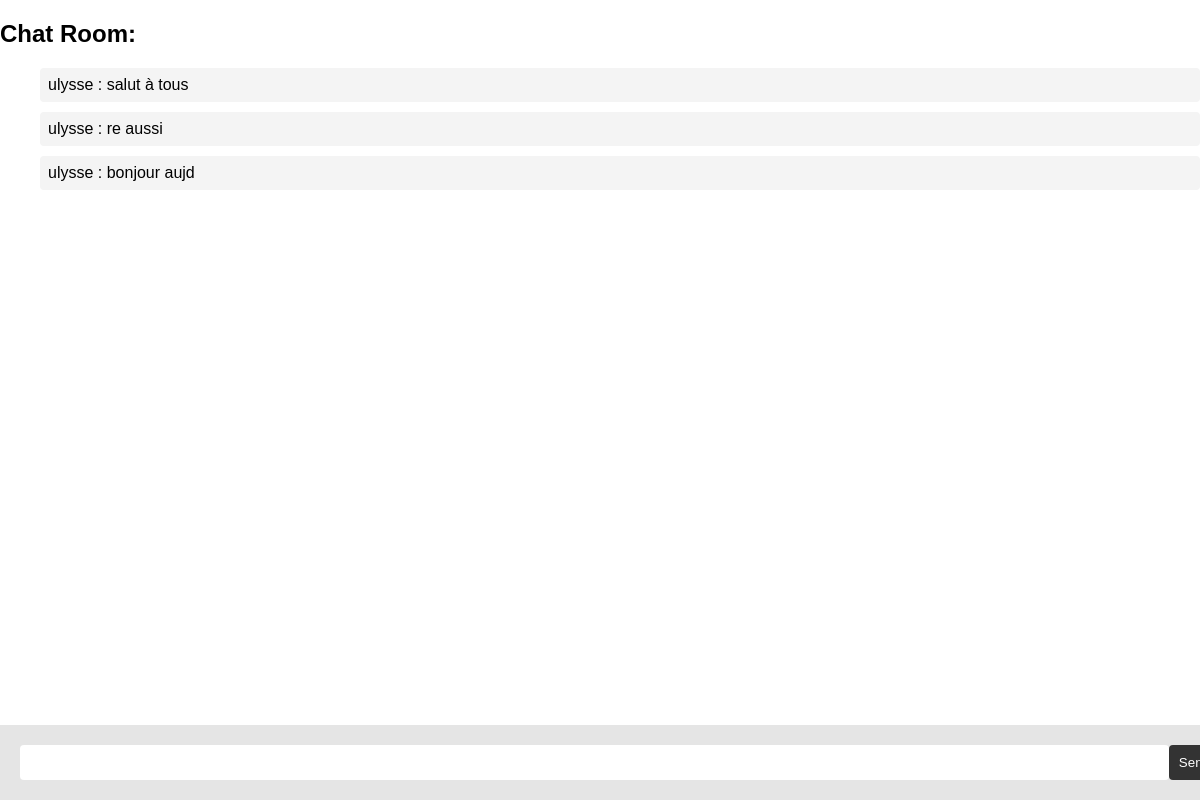
Page /chat/4 (signed in) on the earlier database version.
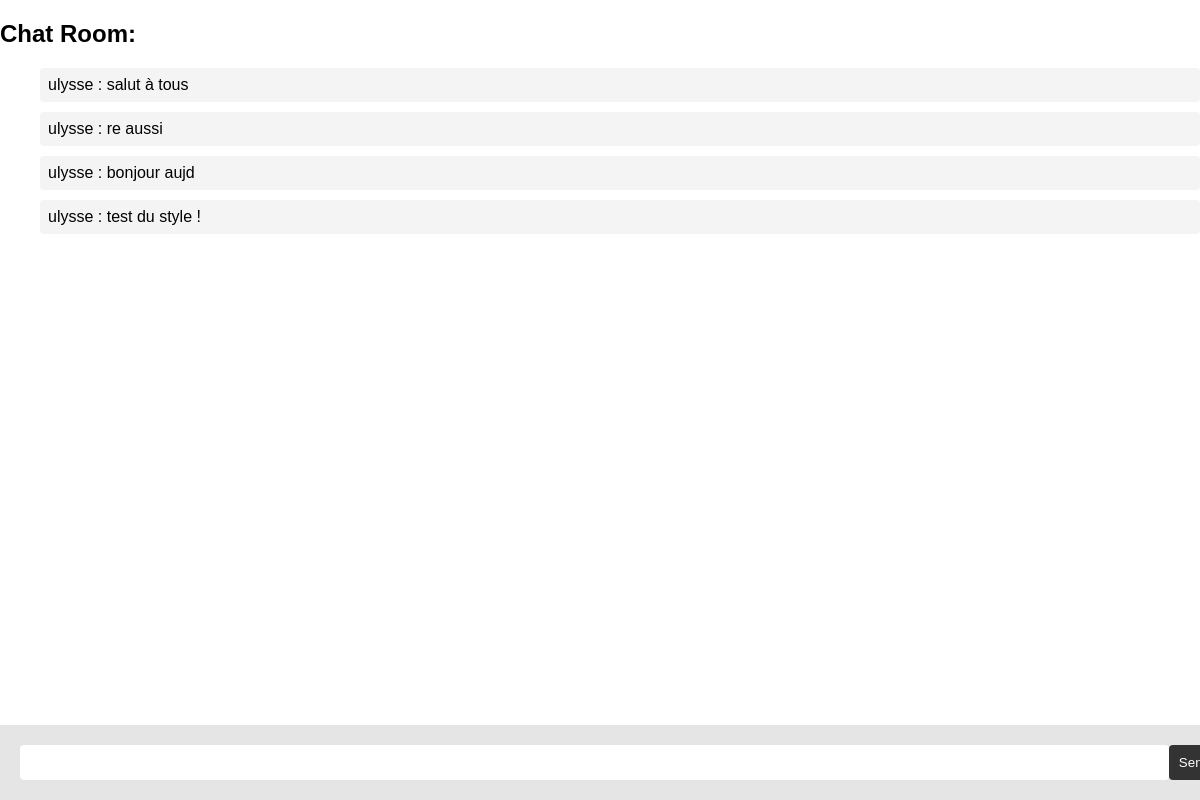
Same page on the later database version.
### app/models/Message.py (models this page shows, shortened)
class Message(db.Model):
    id = db.Column(db.Integer, primary_key=True)
    content = db.Column(db.Text)
    room_id = db.Column(db.Integer, db.ForeignKey('room.id'), nullable=False)
    user_id = db.Column(db.Integer, db.ForeignKey('user.id'), nullable=False)
    user = db.relationship('User', backref=db.backref('messages', lazy=True))
    timestamp = db.Column(db.DateTime, default=datetime.utcnow)

### app/models/User.py (models this page shows, shortened)
class User(db.Model):
    id = db.Column(db.Integer, primary_key=True)
    username = db.Column(db.String(80), unique=True, nullable=False)
    password_hash = db.Column(db.String(128), nullable=False)
    rooms = db.relationship('Room', secondary='users_rooms', backref=db.backref('users', lazy=True))

### app/chat/routes.py (the view)
@bp.route('/chat/<int:room_id>', methods=['GET', 'POST'])
def chat(room_id):
    if not session.get('username'):
        return redirect(url_for('users.login'))
    username = session['username']
    messages = Message.query.filter_by(room_id=room_id).order_by(Message.timestamp.asc()).all()
    return render_template('chat.html', room_id=room_id, username=username, messages=messages)

### app/templates/chat.html (shortened to what this page needs)
<!DOCTYPE html>
<html>
<head>
    <link rel="stylesheet" type="text/css" href="{{ url_for('static', filename='css/styles.css') }}">
</head>
<body>
    <h2>Chat Room: {{ room }}</h2>
    <ul id="messages">
        {% for message in messages %}
        <li>{{ message.user.username }} : {{ message.content }}</li>
        {% endfor %}
    </ul>
    <form id="form" action="">
        <input id="input" autocomplete="off"><button>Send</button>
    </form>
</body>
</html>

### app/static/css/styles.css (style rules this page uses)
body { font-family: Arial, sans-serif; padding: 0; margin: 0; }
ul { list-style-type: none; }
li { padding: 8px; margin-bottom: 10px; background: #f4f4f4; border-radius: 4px; }
#form { background: rgba(0, 0, 0, 0.1); padding: 20px; position: fixed; bottom: 0; width: 100%; display: flex; }
#input { border: none; padding: 10px; flex-grow: 1; border-radius: 4px; }
button { padding: 10px; border: none; background: #333; color: white; cursor: pointer; border-radius: 4px; }

Differences in the rows shown:
added Message: user.username "ulysse", content "test du style !"
